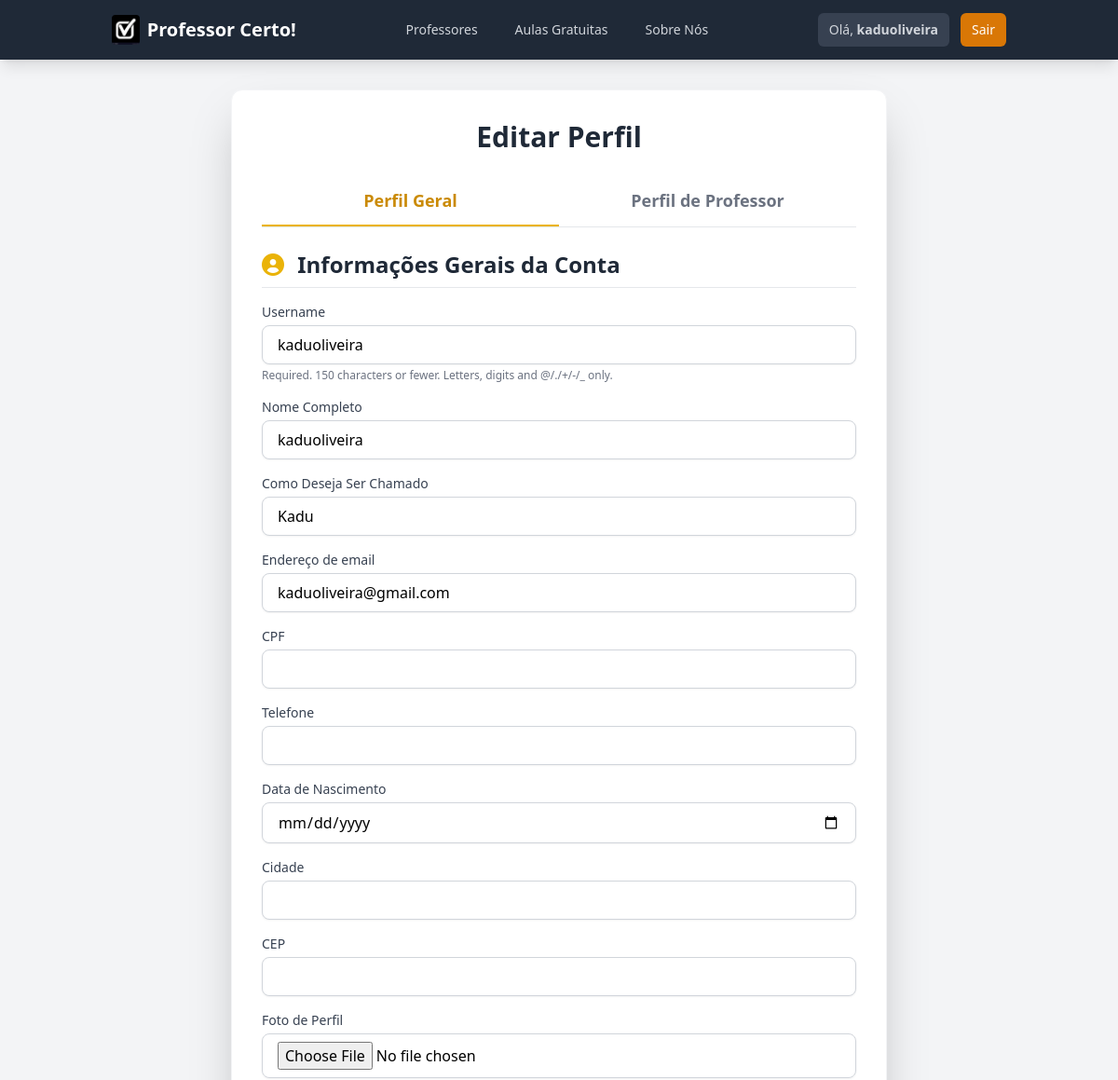
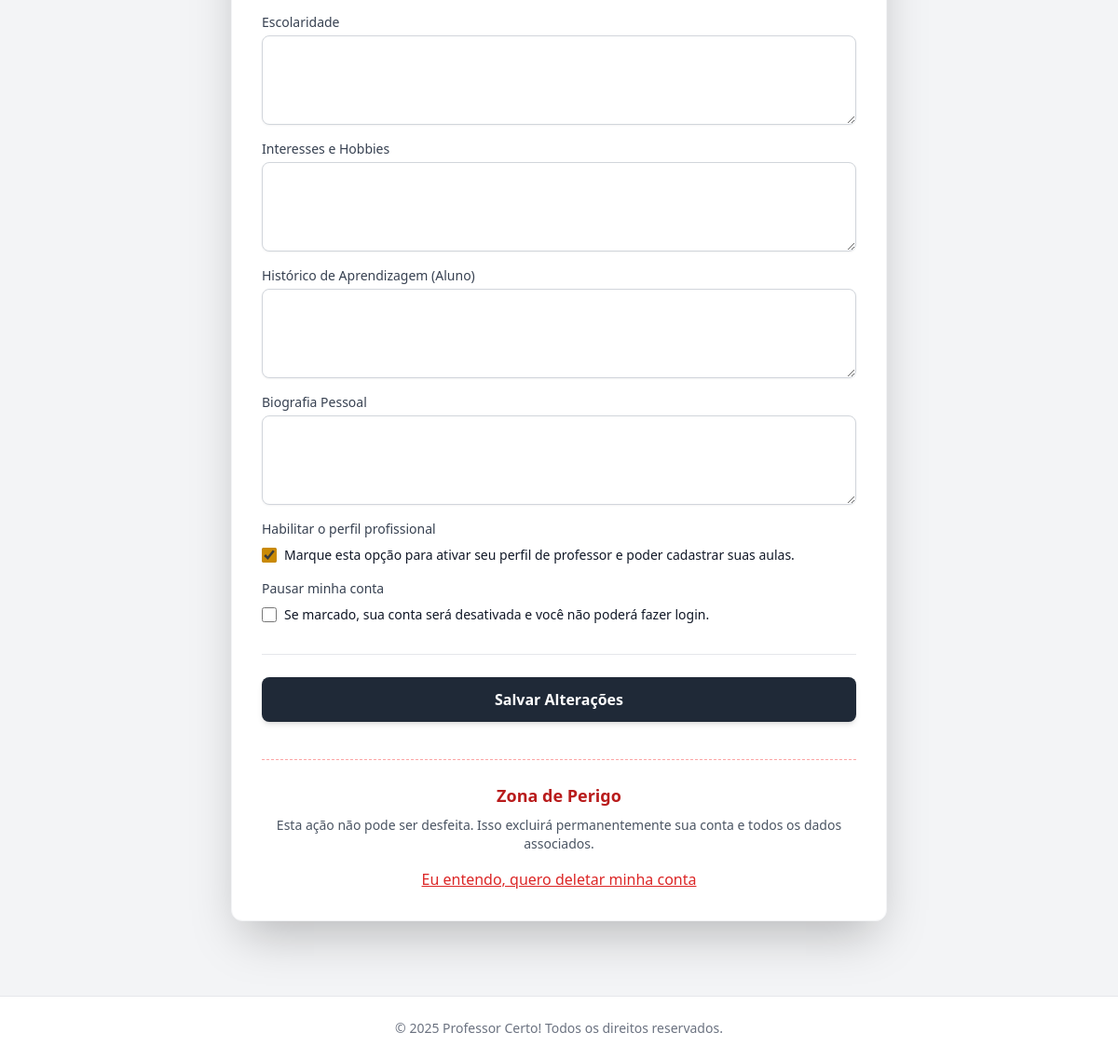
Page /perfil/editar/ (signed in) on the committed database (2 pictures, top to bottom).
### users/models.py (models this page shows, shortened)
class CustomUser(AbstractUser):
    email = models.EmailField(_('endereço de email'), unique=True)
    first_name = None
    last_name = None
    nome_completo = models.CharField(_('Nome Completo'), max_length=150, blank=False)
    como_deseja_ser_chamado = models.CharField(_('Como Deseja Ser Chamado'), max_length=50, blank=True)
    cpf = models.CharField(_('CPF'), max_length=14, unique=True, null=True, blank=True)
    telefone = models.CharField(_('Telefone'), max_length=20, blank=True)
    data_nascimento = models.DateField(_('Data de Nascimento'), null=True, blank=True)
    cidade = models.CharField(_('Cidade'), max_length=100, blank=True)
    cep = models.CharField(_('CEP'), max_length=10, blank=True)
    foto_perfil = models.ImageField(_('Foto de Perfil'), upload_to='profile_pics/', null=True, blank=True)
    escolaridade = models.TextField(_('Escolaridade'), blank=True)
    interesses = models.TextField(_('Interesses e Hobbies'), blank=True)
    historico_aprendizagem = models.TextField(_('Histórico de Aprendizagem (Aluno)'), blank=True)
    biografia = models.TextField(_('Biografia Pessoal'), blank=True)
    is_professor = models.BooleanField(_('É Professor'), default=False,
        help_text=_('Designa se este usuário ativou a modalidade professor.')
    )
    objects = CustomUserManager()
    USERNAME_FIELD = 'email'
    REQUIRED_FIELDS = ['username', 'nome_completo']
    class Meta:
        verbose_name = _('Usuário')
        verbose_name_plural = _('Usuários')

### users/views.py (the view)
# urls.py: path('perfil/editar/', views.editar_perfil, name='editar_perfil'),
@login_required
def editar_perfil(request):
    user = request.user
    try:
        professor_profile = user.professorprofile
    except ProfessorProfile.DoesNotExist:
        professor_profile = None
    if request.method == 'POST':
        user_form = CustomUserEditForm(request.POST, request.FILES, instance=user)
        profile_form = ProfessorProfileForm(request.POST, request.FILES, instance=professor_profile) if user.is_professor or 'is_professor' in request.POST else None
        if user_form.is_valid():
            try:
                with transaction.atomic():
                    updated_user = user_form.save() # Salva o CustomUser (is_professor é atualizado)
                    created_profile_now = False
                    if updated_user.is_professor:
                        professor_profile, created_profile_now = ProfessorProfile.objects.get_or_create(user=updated_user)
                        if not profile_form: # Se não foi instanciado antes (e o user agora é professor)
                            profile_form = ProfessorProfileForm(request.POST, request.FILES, instance=professor_profile)
                        else: # Se já existia, atualiza a instância para garantir que estamos usando o objeto salvo ou recém-criado
                            profile_form.instance = professor_profile
                        if profile_form.is_valid():
                            profile_form.save()
                            if not professor_profile.status_ativo:
                                professor_profile.status_ativo = True
                                professor_profile.save(update_fields=['status_ativo'])
                            if created_profile_now:
                                messages.info(request, 'Perfil de professor ativado! Preencha seus dados profissionais.')
                        else: # Se o profile_form não for válido
                            messages.error(request, 'Erro ao salvar o perfil profissional. Verifique os campos.')
                    elif not updated_user.is_professor and professor_profile:
                        professor_profile.status_ativo = False # Desativa (não aparece na lista)
                        professor_profile.save(update_fields=['status_ativo'])
                        messages.info(request, 'Seu perfil de professor foi desativado.')
                messages.success(request, 'Seu perfil foi atualizado com sucesso!')
                return redirect('users:perfil_detalhe', username=user.username)
            except Exception as e: # Captura qualquer exceção dentro da transação
                messages.error(request, f"Ocorreu um erro inesperado ao salvar: {e}")
        else: # Se user_form não for válido
            messages.error(request, 'Erro ao salvar o perfil geral. Verifique os campos.')
        context = {
            'user_form': user_form,
            'professor_form': profile_form,
            'is_professor': user_form.cleaned_data.get('is_professor', user.is_professor if user_form.is_valid() else False),
        }
        return render(request, 'users/editar_perfil.html', context)
    else: # GET request (quando a página é carregada)
        user_form = CustomUserEditForm(instance=user)
        if professor_profile:
            profile_form = ProfessorProfileForm(instance=professor_profile)
        else:
            profile_form = None
        context = {
            'user_form': user_form,
            'professor_form': profile_form,
            'is_professor': user.is_professor,
        }
        return render(request, 'users/editar_perfil.html', context)

### users/forms.py
class ProfessorProfileForm(forms.ModelForm):
    class Meta:
        model = ProfessorProfile
        exclude = ('user', 'media_avaliacoes', 'data_validacao')
        widgets = {
            'disciplinas': forms.Textarea(attrs={'rows': 2}),
            'curriculum': forms.Textarea(attrs={'rows': 4}),
            'bio_profissional': forms.Textarea(attrs={'rows': 3}),
            'sobre_a_aula': forms.Textarea(attrs={'rows': 3}),
        }
        help_texts = {
            'tarifa_hora': _("Deixe 0.00 ou em branco se for apenas Voluntário."),
        }

### users/templatetags/custom_tags.py (called while the page is built)
@register.filter(name='add_class')
def add_class(value, css_class):
    if hasattr(value, 'field') and hasattr(value.field.widget, 'attrs'):
        existing_classes = value.field.widget.attrs.get('class', '')
        if existing_classes:
            classes = existing_classes + ' ' + css_class
        else:
            classes = css_class
        return value.as_widget(attrs={'class': classes})
    return value

### users/templates/users/editar_perfil.html (shortened to what this page needs)
{% extends 'base/base.html' %}
{% load static %}
{% load custom_tags %}
{% block content %}
<div class="container mx-auto p-4 md:p-8 max-w-3xl">
    <div class="bg-white p-6 md:p-8 rounded-xl shadow-2xl border border-gray-100">
        <h1 class="text-3xl font-extrabold text-gray-800 mb-6 text-center">
            Editar Perfil
        </h1>
        <div class="flex border-b border-gray-200 mb-6">
            <button id="tab-geral"
                    class="tab-button flex-1 py-3 text-center text-lg font-semibold border-b-2 transition duration-300 ease-in-out"
                    data-target="form-geral">
                Perfil Geral
            </button>
            <button id="tab-professor"
                    class="tab-button flex-1 py-3 text-center text-lg font-semibold border-b-2 transition duration-300 ease-in-out"
                    data-target="form-professor">
                Perfil de Professor
            </button>
        </div>
        <form method="post" enctype="multipart/form-data">
            <div id="form-geral" class="form-container space-y-4">
                <h2 class="text-2xl font-bold text-gray-800 mb-4 border-b pb-2">
                    <i class="fas fa-user-circle text-yellow-500 mr-2"></i>
                    Informações Gerais da Conta
                </h2>
                {% for field in user_form %}
                    <div class="form-group mb-4">
                        <label for="{{ field.id_for_label }}" class="block text-sm font-medium text-gray-700 mb-1">
                            {{ field.label }}
                        </label>
                        {% if field.name == 'is_professor' or field.name == 'pausar_conta' %}
                            <div class="mt-2 flex items-center">
                                {{ field|add_class:"h-4 w-4 accent-yellow-600 border-gray-300 rounded focus:ring-yellow-500" }}
                                <label for="{{ field.id_for_label }}" class="ml-2 block text-sm text-gray-900">
                                    {{ field.help_text|safe }}
                                </label>
                            </div>
                        {% elif field.widget_type == 'textarea' %}
                            {{ field|add_class:"mt-1 block w-full px-4 py-3 border border-gray-300 rounded-lg shadow-sm focus:ring-yellow-500 focus:border-yellow-500 h-24" }}
                        {% else %}
                            {{ field|add_class:"mt-1 block w-full px-4 py-2 border border-gray-300 rounded-lg shadow-sm focus:ring-yellow-500 focus:border-yellow-500" }}
                        {% endif %}
                        {% if field.help_text and field.name != 'is_professor' and field.name != 'pausar_conta' %}
                            <p class="text-xs text-gray-500 mt-1">{{ field.help_text }}</p>
                        {% endif %}
                    </div>
                {% endfor %}
            </div>
            <div class="mt-8 pt-6 border-t border-gray-200">
                <button type="submit"
                        class="w-full py-3 px-4 bg-gray-800 hover:bg-gray-700 text-white font-bold rounded-lg shadow-md transition duration-300 transform hover:scale-[1.01] focus:outline-none focus:ring-4 focus:ring-gray-500 focus:ring-opacity-50">
                    Salvar Alterações
                </button>
            </div>
        </form>
        <div class="mt-10 pt-6 border-t border-dashed border-red-300 text-center">
            <h3 class="text-lg font-semibold text-red-700">Zona de Perigo</h3>
            <p class="text-sm text-gray-600 mt-2 mb-4">Esta ação não pode ser desfeita. Isso excluirá permanentemente sua conta e todos os dados associados.</p>
            <a href="{% url 'users:excluir_conta' %}" class="text-red-600 hover:text-red-800 underline">
                Eu entendo, quero deletar minha conta
            </a>
        </div>
    </div>
</div>
{% endblock content %}

### users/templates/base/base.html (shortened to what this page needs)
{% load static %}
<!DOCTYPE html>
<html lang="pt-br" class="h-full bg-gray-100">
<head>
    <link rel="stylesheet" href="{% static 'css/tailwind.css' %}">
    <link rel="stylesheet" href="https://cdnjs.cloudflare.com/ajax/libs/font-awesome/6.0.0/css/all.min.css">
    <nav class="bg-gray-800 shadow-lg">
        <div class="container mx-auto px-4 sm:px-6 lg:px-8">
            <div class="relative flex items-center justify-between h-16">
                <div class="flex-shrink-0">
                    <a class="flex items-center text-white text-xl font-bold" href="{% url 'users:lista_professores' %}">
                        <img src="/static/images/logo.jpg" alt="Logo Professor Certo!" class="h-8 w-auto mr-2 rounded">
                        <span>Professor Certo!</span>
                    </a>
                </div>
                <div class="hidden sm:ml-6 sm:flex sm:items-center sm:space-x-4">
                    <a href="{% url 'users:lista_professores' %}" class="text-gray-300 hover:bg-gray-700 hover:text-white px-3 py-2 rounded-md text-sm font-medium">Professores</a>
                    <a href="{% url 'users:lista_voluntarios' %}" class="text-gray-300 hover:bg-gray-700 hover:text-white px-3 py-2 rounded-md text-sm font-medium">Aulas Gratuitas</a>
                    <a href="{% url 'users:sobre_nos' %}" class="text-gray-300 hover:bg-gray-700 hover:text-white px-3 py-2 rounded-md text-sm font-medium">Sobre Nós</a>
                </div>
                <div class="hidden sm:ml-6 sm:flex sm:items-center">
                    {% if user.is_authenticated %}
                        <a href="{% url 'users:perfil_detalhe' username=user.username %}"
                           class="flex items-center text-sm font-medium text-gray-300 hover:text-white bg-gray-700 px-3 py-2 rounded-md transition duration-150 ease-in-out">
                            <span>Olá, <strong>{{ user.username }}</strong></span>
                        </a>
                        <form method="post" action="{% url 'logout' %}" class="ml-3">
                            <button type="submit" class="bg-amber-600 hover:bg-red-700 text-white px-3 py-2 rounded-md text-sm font-medium transition duration-150 ease-in-out">
                                Sair
                            </button>
                        </form>
                    {% endif %}
                </div>
            </div>
        </div>
    </nav>
    <main class="container mx-auto flex-grow">
        {% block content %}{% endblock content %}
    </main>
    <footer class="mt-12 py-6 border-t border-gray-200 bg-white">
        <div class="container mx-auto text-center text-gray-500 text-sm">
            <p>&copy; 2025 Professor Certo! Todos os direitos reservados.</p>
        </div>
    </footer>
</body>
</html>

### rows in the picture
CustomUser: username "kaduoliveira", user_form "kaduoliveira" "kaduoliveira" "Kadu" "kaduoliveira@gmail.com", user_form "☑"

### other values in the picture
{{ field.label }} "Username" "Nome Completo" "Como Deseja Ser Chamado" "Endereço de email" "CPF" "Telefone" "Data de Nascimento" "Cidade" "CEP" "Foto de Perfil" "Escolaridade" "Interesses e Hobbies" "Histórico de Aprendizagem (Aluno)" "Biografia Pessoal" "Habilitar o perfil profissional" "Pausar minha conta"
{{ field.help_text }} "Required. 150 characters or fewer. Letters, digits and @/./+/-/_ only."
{{ field.help_text|safe }} "Marque esta opção para ativar seu perfil de professor e poder cadastrar suas aulas." "Se marcado, sua conta será desativada e você não poderá fazer login."
